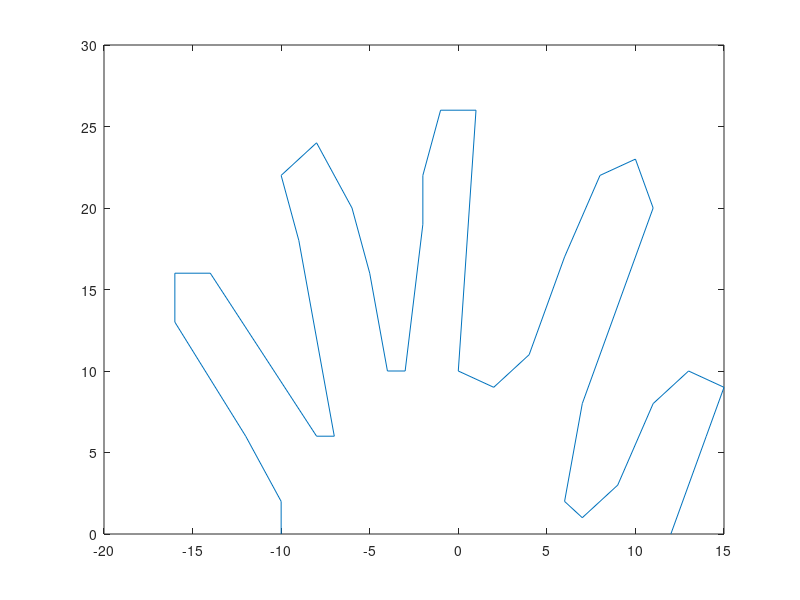

Recreate this plot in MATLAB.
function[] = hand_spline()

x =  [12,14,15,13,11,9,7,6,7,11,10,8,6,4,2,0,1,-1,-2,-2,-3,-4,-5,-6,-8,-10,-9,-7,-8,-14,-16,-16,-12,-10,-10];
y = [0,6,9,10,8,3,1,2,8,20,23,22,17,11,9,10,26,26,22,19,10,10,16,20,24,22,18,6,6,16,16,13,6,2,0];

%
plot(x,y)


end